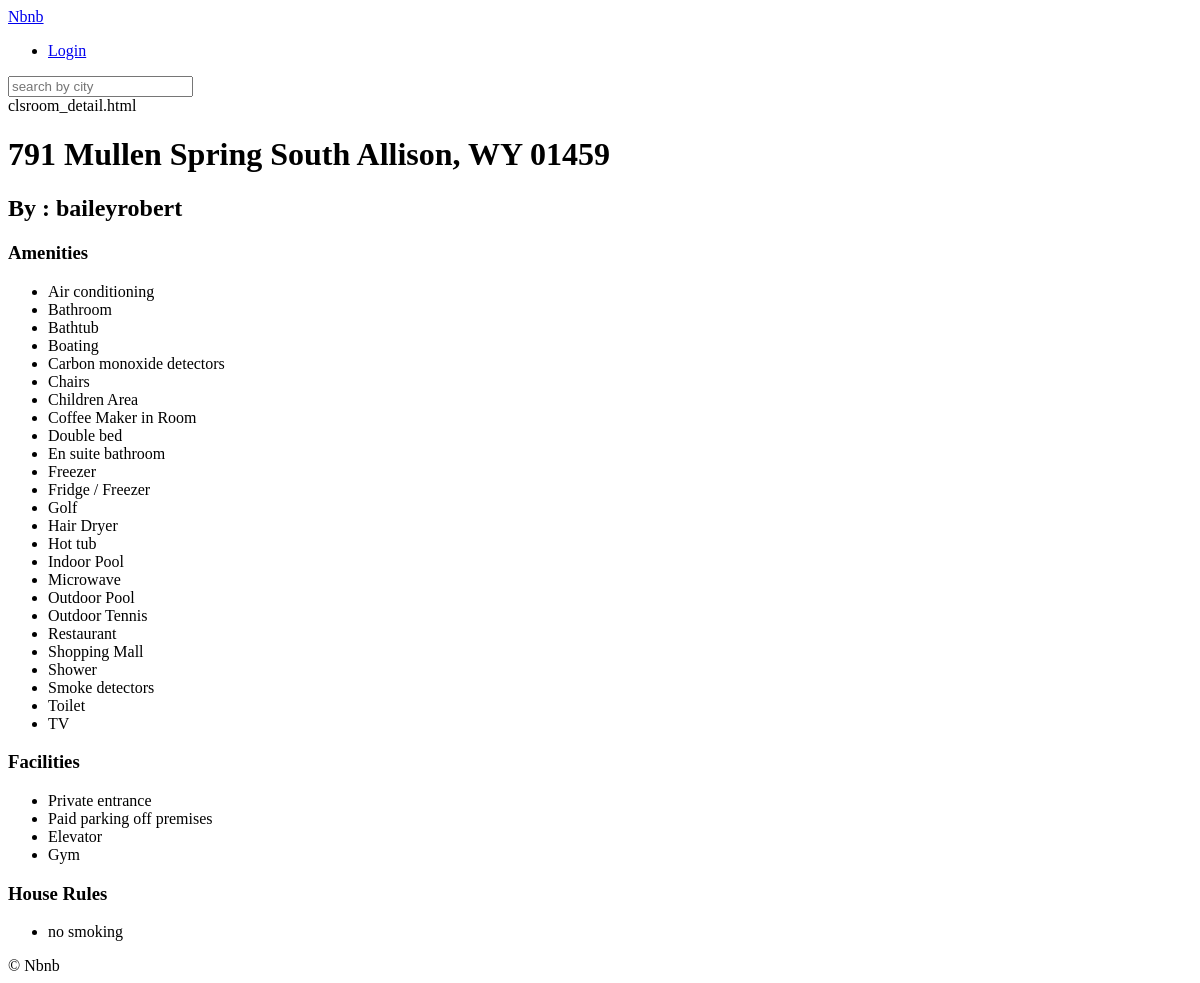
/rooms/273, run on an earlier commit of the app's database.
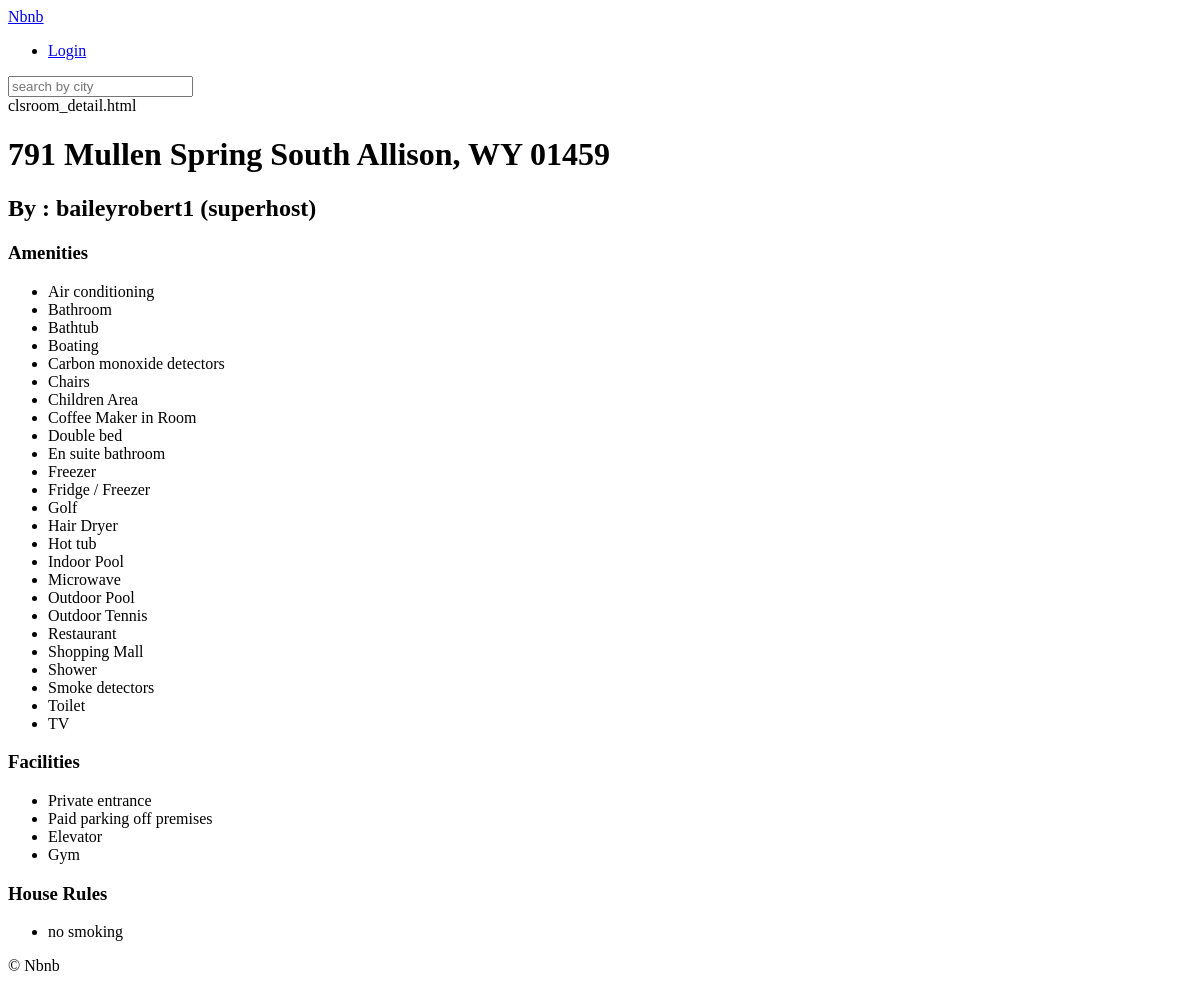
And on a later commit of the database.
### appRooms/models.py (models this page shows, shortened)
class clsRoom(core_models.TimeStampedModel):
    varName = models.CharField(null=True, blank=True, max_length=140)
    varDescription = models.TextField(null=True, blank=True)
    varCountry = CountryField(null=True, blank=True)
    varCity = models.CharField(max_length=80, null=True, blank=True)
    varPrice = models.IntegerField(default=0)
    varAddress = models.CharField(max_length=140, null=True, blank=True)
    varGuests = models.IntegerField(default=0)
    varBeds = models.IntegerField(default=0)
    varBedrooms = models.IntegerField(default=0)
    varBaths = models.IntegerField(default=0)
    varCheck_in = models.TimeField(null=True)
    varCheck_out = models.TimeField(null=True)
    varInstant_book = models.BooleanField(default=False)
    varHost = models.ForeignKey(
        "appUsers.clsUser", related_name="relRooms", null=True, on_delete=models.CASCADE
    )
    varRoom_type = models.ForeignKey(
        "clsRoomType",
        related_name="relRooms",
        on_delete=models.SET_NULL,
        null=True,
        blank=True,
    )
    varAmenities = models.ManyToManyField(
        "clsAmenity", related_name="relRooms", blank=True
    )
    varFacilities = models.ManyToManyField(
        "clsFacility", related_name="relRooms", blank=True
    )
    varHouse_rules = models.ManyToManyField(
        "clsHouseRule", related_name="relRooms", blank=True
    )
    def save(self, *args, **kwargs):
        self.varCity = str.capitalize(self.varCity)
        super().save(*args, **kwargs)  # call the real save() method
    """
    #   저장하려는 데이타 값들을 확인하고 저장할 수 있다
    def save_model(self, request, obj, form, change):
        print(obj, form, change)

        #   원래 호출하려던 장고 내장함수를 호출해서 save 를 진행한다
        super().save(*args, **kwargs)
    """

### appUsers/models.py (models this page shows)
class clsUser(AbstractUser):
    GENDER_MALE = "male"
    GENDER_FEMALE = "female"
    GENDER_OTHER = "other"
    GENDER_CHOICES = (
        (GENDER_MALE, "male"),
        (GENDER_FEMALE, "female"),
        (GENDER_OTHER, "other"),
    )
    LANGUAGE_KOREAN = "kor"
    LANGUAGE_ENGLISH = "eng"
    LANGUAGE_OTHER = "other"
    LANGUAGE_CHOICES = (
        (LANGUAGE_KOREAN, "korean"),
        (LANGUAGE_ENGLISH, "english"),
        (LANGUAGE_OTHER, "other"),
    )
    CURRENCY_USD = "usd"
    CURRENCY_KRW = "krw"
    CURRENCY_OTHER = "other"
    CURRENCY_CHOICES = (
        (CURRENCY_USD, "dollar"),
        (CURRENCY_KRW, "won"),
        (CURRENCY_OTHER, "other"),
    )
    varGender = models.CharField(
        choices=GENDER_CHOICES,
        default=GENDER_MALE,
        max_length=10,
        null=True,
        blank=True,
    )
    varLanguage = models.CharField(
        choices=LANGUAGE_CHOICES,
        default=LANGUAGE_KOREAN,
        max_length=10,
        null=True,
        blank=True,
    )
    varCurrency = models.CharField(
        choices=CURRENCY_CHOICES,
        default=CURRENCY_KRW,
        max_length=10,
        null=True,
        blank=True,
    )
    varAvatar = models.ImageField(null=True, blank=True, upload_to="avatars")
    varBio = models.TextField(default="", blank=True)
    varBirthdate = models.DateTimeField(null=True, blank=True)
    varSuperhost = models.BooleanField(default=False)

### appRooms/views.py (the view)
# urls.py: path("<int:pk>", views.clsHomeDetail.as_view(), name="detail"),  #   함수기반
class clsHomeDetail(DetailView):
    model = models.clsRoom

### appRooms/models.py (called while the page is built)
    def __str__(self):
        return self.varName

### templates/appRooms/clsroom_detail.html (shortened to what this page needs)
{% extends "base.html" %}
{% block content %}
    clsroom_detail.html<br/>
    <div>
        <h1>{{object.varName}}</h1>
    </div>
    <div>
        <h2>By : {{object.varHost.username}}
        {% if object.varHost.varSuperhost %}
            (superhost)
        {% endif %}
        </h2>
        <h3>Amenities</h3>
        <ul>
            {% for a in object.varAmenities.all %}
                <li>{{a}}</li>
            {% endfor %}
        </ul>
        <h3>Facilities</h3>
        <ul>
            {% for a in object.varFacilities.all %}
                <li>{{a}}</li>
            {% endfor %}
        </ul>
        <h3>House Rules</h3>
        <ul>
            {% for a in object.varHouse_rules.all  %}
                <li>{{a}}</li>
            {% endfor %}
        </ul>
    </div>
{% endblock content %}

What changed in the data, as far as the page shows it:
changed through a linked row, clsRoom "791 Mullen Spring South Allison, WY 01459": varHost.username "baileyrobert" → "baileyrobert1"
Also different on the page:
text now shown: "(superhost)"
